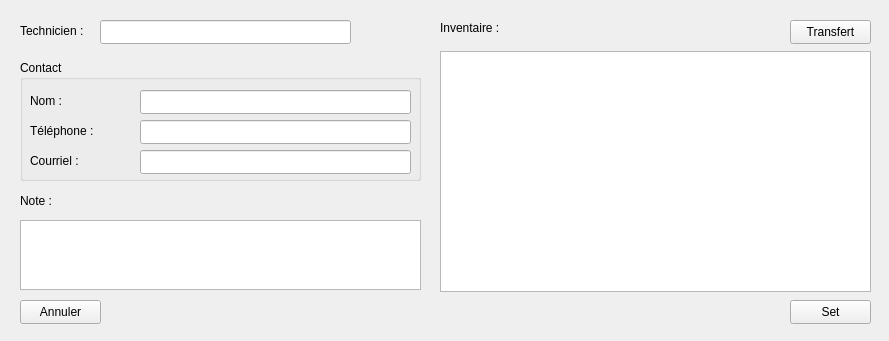
<?xml version="1.0" encoding="UTF-8"?>
<ui version="4.0">
 <class>Technician</class>
 <widget class="QDialog" name="Technician">
  <property name="geometry">
   <rect>
    <x>0</x>
    <y>0</y>
    <width>889</width>
    <height>341</height>
   </rect>
  </property>
  <property name="windowTitle">
   <string>Technician</string>
  </property>
  <widget class="QLabel" name="technician_Label">
   <property name="geometry">
    <rect>
     <x>20</x>
     <y>20</y>
     <width>81</width>
     <height>21</height>
    </rect>
   </property>
   <property name="text">
    <string>Technicien :</string>
   </property>
  </widget>
  <widget class="QLineEdit" name="technician_LineEdit">
   <property name="geometry">
    <rect>
     <x>100</x>
     <y>20</y>
     <width>251</width>
     <height>24</height>
    </rect>
   </property>
  </widget>
  <widget class="QGroupBox" name="contactInformation_GroupBox">
   <property name="geometry">
    <rect>
     <x>20</x>
     <y>60</y>
     <width>401</width>
     <height>121</height>
    </rect>
   </property>
   <property name="title">
    <string>Contact</string>
   </property>
   <widget class="QLabel" name="name_Label">
    <property name="geometry">
     <rect>
      <x>10</x>
      <y>30</y>
      <width>59</width>
      <height>21</height>
     </rect>
    </property>
    <property name="text">
     <string>Nom :</string>
    </property>
   </widget>
   <widget class="QLineEdit" name="name_LineEdit">
    <property name="geometry">
     <rect>
      <x>120</x>
      <y>30</y>
      <width>271</width>
      <height>24</height>
     </rect>
    </property>
   </widget>
   <widget class="QLabel" name="phoneNumber_Label">
    <property name="geometry">
     <rect>
      <x>10</x>
      <y>60</y>
      <width>111</width>
      <height>21</height>
     </rect>
    </property>
    <property name="text">
     <string>Téléphone : </string>
    </property>
   </widget>
   <widget class="QLineEdit" name="phoneNumber_LineEdit">
    <property name="geometry">
     <rect>
      <x>120</x>
      <y>60</y>
      <width>271</width>
      <height>24</height>
     </rect>
    </property>
   </widget>
   <widget class="QLineEdit" name="email_LineEdit">
    <property name="geometry">
     <rect>
      <x>120</x>
      <y>90</y>
      <width>271</width>
      <height>24</height>
     </rect>
    </property>
    <property name="text">
     <string/>
    </property>
   </widget>
   <widget class="QLabel" name="email_Label">
    <property name="geometry">
     <rect>
      <x>10</x>
      <y>90</y>
      <width>111</width>
      <height>21</height>
     </rect>
    </property>
    <property name="text">
     <string>Courriel :</string>
    </property>
   </widget>
  </widget>
  <widget class="QLabel" name="note_Label">
   <property name="geometry">
    <rect>
     <x>20</x>
     <y>190</y>
     <width>59</width>
     <height>21</height>
    </rect>
   </property>
   <property name="text">
    <string>Note :</string>
   </property>
  </widget>
  <widget class="QPlainTextEdit" name="note_PlainTextEdit">
   <property name="geometry">
    <rect>
     <x>20</x>
     <y>220</y>
     <width>401</width>
     <height>70</height>
    </rect>
   </property>
  </widget>
  <widget class="QPushButton" name="set_PushButton">
   <property name="geometry">
    <rect>
     <x>790</x>
     <y>300</y>
     <width>81</width>
     <height>24</height>
    </rect>
   </property>
   <property name="text">
    <string>Set</string>
   </property>
   <property name="autoDefault">
    <bool>false</bool>
   </property>
  </widget>
  <widget class="QPushButton" name="cancel_PushButton">
   <property name="geometry">
    <rect>
     <x>20</x>
     <y>300</y>
     <width>81</width>
     <height>24</height>
    </rect>
   </property>
   <property name="text">
    <string>Annuler</string>
   </property>
   <property name="autoDefault">
    <bool>false</bool>
   </property>
  </widget>
  <widget class="QTableWidget" name="inventory_TableWidget">
   <property name="geometry">
    <rect>
     <x>440</x>
     <y>51</y>
     <width>431</width>
     <height>241</height>
    </rect>
   </property>
  </widget>
  <widget class="QLabel" name="inventory_Label">
   <property name="geometry">
    <rect>
     <x>440</x>
     <y>20</y>
     <width>81</width>
     <height>16</height>
    </rect>
   </property>
   <property name="text">
    <string>Inventaire :</string>
   </property>
  </widget>
  <widget class="QPushButton" name="transfer_PushButton">
   <property name="geometry">
    <rect>
     <x>790</x>
     <y>20</y>
     <width>81</width>
     <height>24</height>
    </rect>
   </property>
   <property name="text">
    <string>Transfert</string>
   </property>
   <property name="autoDefault">
    <bool>false</bool>
   </property>
  </widget>
 </widget>
 <tabstops>
  <tabstop>technician_LineEdit</tabstop>
  <tabstop>name_LineEdit</tabstop>
  <tabstop>phoneNumber_LineEdit</tabstop>
  <tabstop>email_LineEdit</tabstop>
  <tabstop>note_PlainTextEdit</tabstop>
  <tabstop>cancel_PushButton</tabstop>
  <tabstop>set_PushButton</tabstop>
  <tabstop>inventory_TableWidget</tabstop>
  <tabstop>transfer_PushButton</tabstop>
 </tabstops>
 <resources/>
 <connections/>
</ui>
